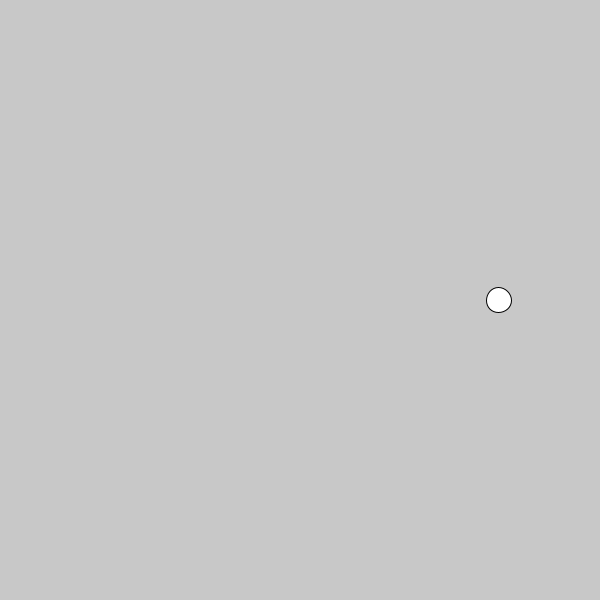
Frame 1 (no input)
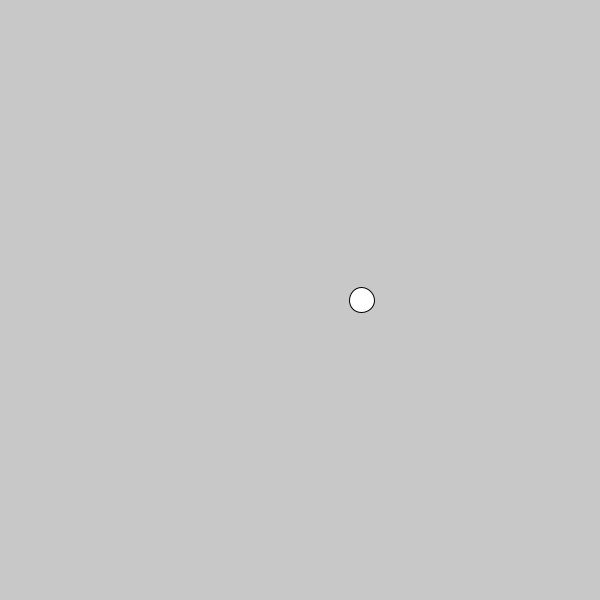
Frame 60 (the mouse pressed at the canvas centre just before this capture)
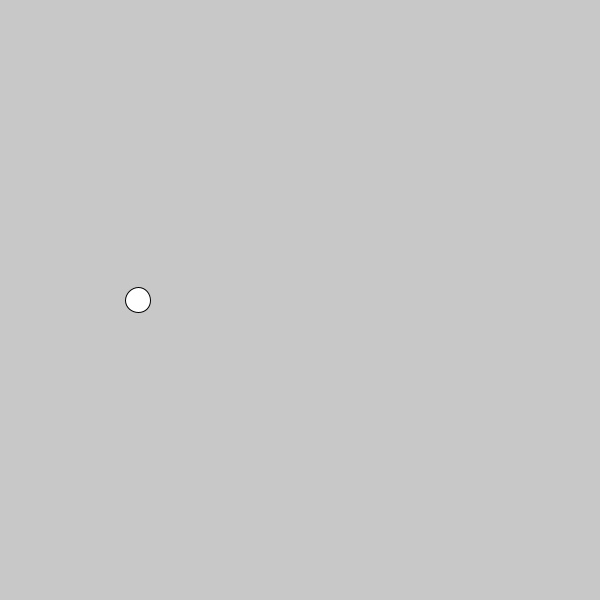
Frame 120 (the mouse held since frame 60 and released just before this capture)

The Processing sketch that drew these frames (run headless with seeded random() and noise(); from frame 60 on, the mouse is pressed at the canvas centre):

// Processing sketch: quiz_1_1
// ── quiz_1_1.pde
void setup(){
  size(600, 600);
}

float counter = 0;
void draw(){
  background(200);
  float s = sin(radians(frameCount))*100;
  
  counter += TWO_PI/300; // speed
  float x = height/2 + cos(counter*1) * cos(counter * 5) * 200;;

  
  ellipse(x, height/2, 25, 25);
}
